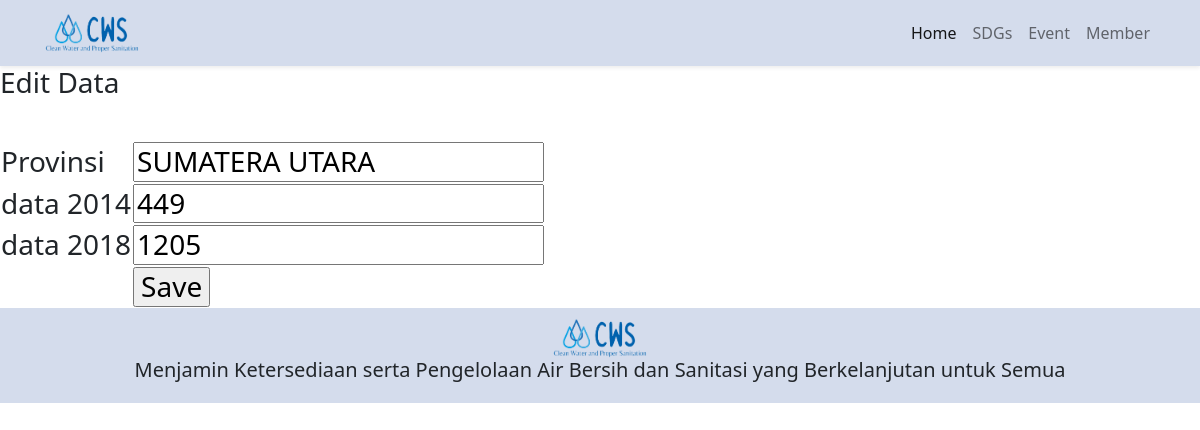
Page /PHPNative/public/edit.php?kode=8 on the committed database.
### tables this page shows
CREATE TABLE `pencemaran` (
  `id` int(11) NOT NULL,
  `provinsi` varchar(200) NOT NULL,
  `datadulu` int(11) NOT NULL,
  `datakini` int(11) NOT NULL
);

### PHPNative/public/edit.php (the view, shortened to what this page needs)
<?php
    require "../app/conn.php";
?>
<!DOCTYPE html>
<html lang="en">
    <head>
        <link href="https://cdn.jsdelivr.net/npm/bootstrap@5.0.1/dist/css/bootstrap.min.css" rel="stylesheet" />
    </head>
    <body>
        <nav class="navbar navbar-expand-lg navbar-light shadow-sm" style="background-color: rgb(212, 220, 236)">
            <div class="container">
            <a class="navbar-brand" href="#">
                <img src="img/cws.png" alt="" width="100" height="40" />
            </a>
                <div class="collapse navbar-collapse" id="navbarNav">
                    <ul class="navbar-nav ms-auto">
                        <li class="nav-item">
                        <a class="nav-link active" aria-current="page" href="index.php">Home</a>
                        </li>
                        <li class="nav-item">
                        <a class="nav-link" href="sdgs.php">SDGs</a>
                        </li>
                        <li class="nav-item">
                        <a class="nav-link" href="event.php">Event</a>
                        </li>
                        <li class="nav-item">
                        <a class="nav-link" href="member.php">Member</a>
                        </li>
                    </ul>
                </div>
            </div>
        </nav>
            <?php
            $sql=mysqli_query($conn,"select * from pencemaran where id='$_GET[kode]'");
            $data=mysqli_fetch_array($sql);
            ?>
            <h3> Edit Data <h3>
            <form action="" method="post">
            <table>
                <tr>
                    <td>Provinsi</td>
                    <td><input type="text" name="provinsi" value="<?php echo $data['provinsi']; ?>"></td>
                </tr><br>
                <tr>
                    <td >data 2014</td>
                    <td><input type="number" name="datadulu" value="<?php echo $data['datadulu']; ?>"></td>
                </tr>
                <tr>
                    <td>data 2018</td>
                    <td><input type="number" name="datakini" value="<?php echo $data['datakini']; ?>"></td>
                </tr>
                <tr>
                    <td></td>
                    <td><input type="submit" value="Save" name="proses">
                </tr>
            </table>
            </form>
        <div class="footer " style="background-color: rgb(212, 220, 236)" style="margin:0">
            <img src="img/cws.png" alt="" width="100" height="40" /> <h5>Menjamin Ketersediaan serta Pengelolaan Air Bersih dan Sanitasi yang Berkelanjutan untuk Semua</h5>
        </div>
    </body>
</html>

### PHPNative/public/edit.php (style rules this page uses)
.footer { text-align: center; height: 95px; padding-top: 10px; }

### rows in the picture
pencemaran: provinsi "SUMATERA UTARA", datadulu "449", datakini "1205"
